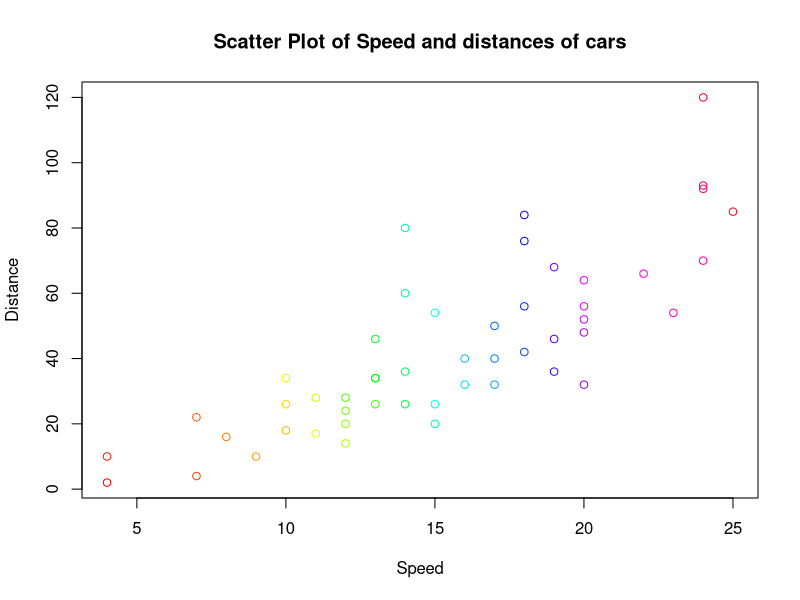
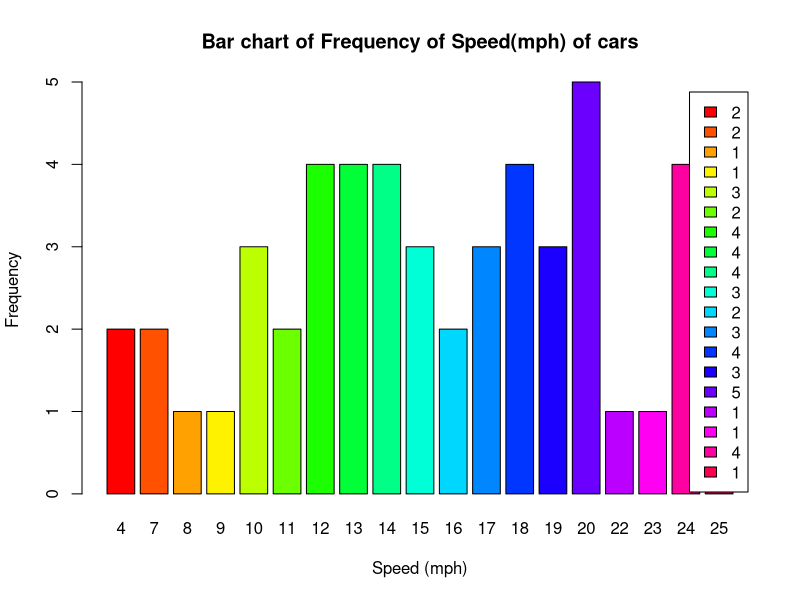
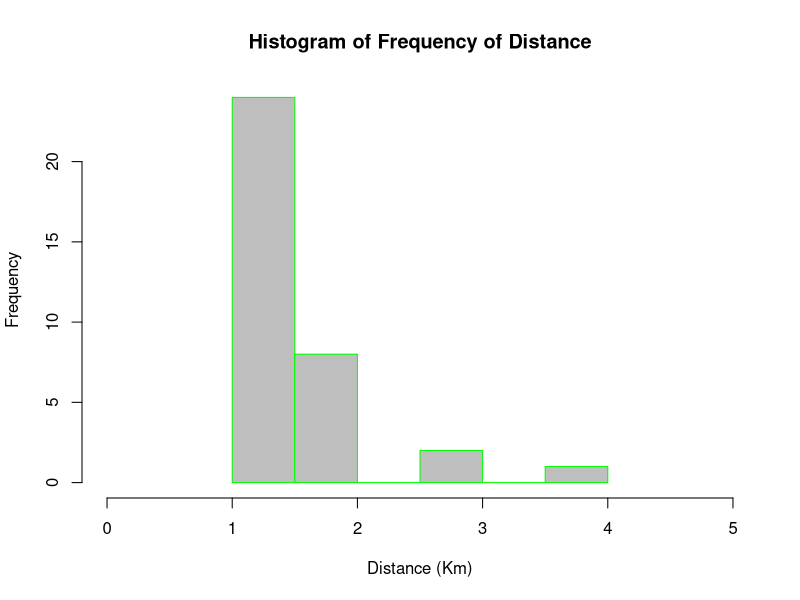
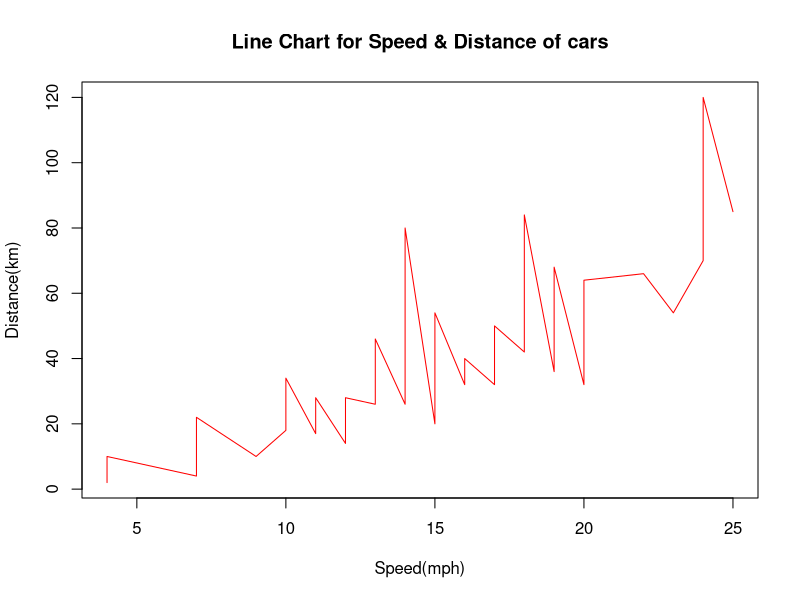

The R script that drew these images, in order:
# 1) Base Package  Plots
datasets::cars
?cars
# Scatter Plot
plot(cars$speed,cars$dist,xlab="Speed",ylab="Distance",main="Scatter Plot of Speed and distances of cars", col=rainbow(length(cars$speed)))
#Bar Plot
s<-table(cars$speed)
s
barplot(s,xlab = "Speed (mph)",ylab = "Frequency",main = "Bar chart of Frequency of Speed(mph) of cars",col = rainbow(length(s)),legend=s)
#Histogram  
d<-table(cars$dist)
d
hist(d,xlab="Distance (Km)",ylab = "Frequency",main = "Histogram of Frequency of Distance",col =c("grey"),breaks=5,border = "green",xlim = c(0,5))
#Line Plot
plot(cars,type="l",xlab="Speed(mph)",ylab="Distance(km)",main="Line Chart for Speed & Distance of cars",col="red")
     